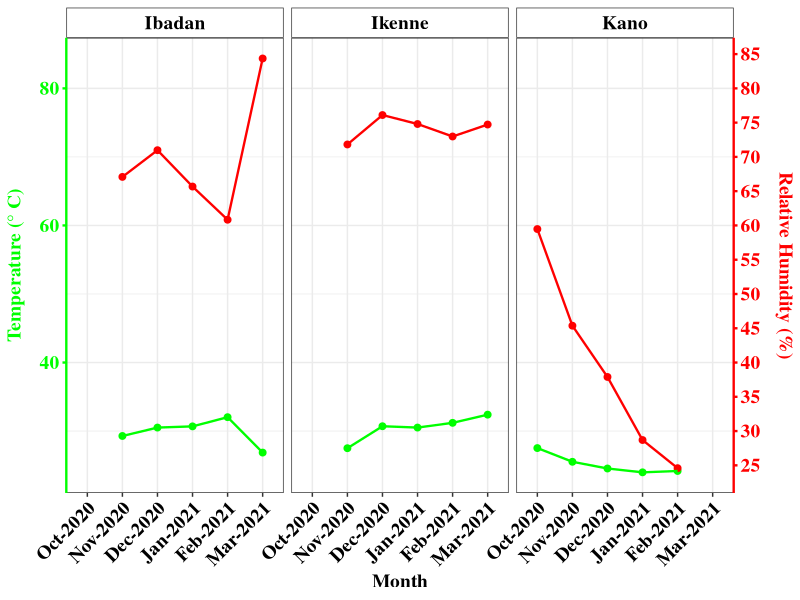
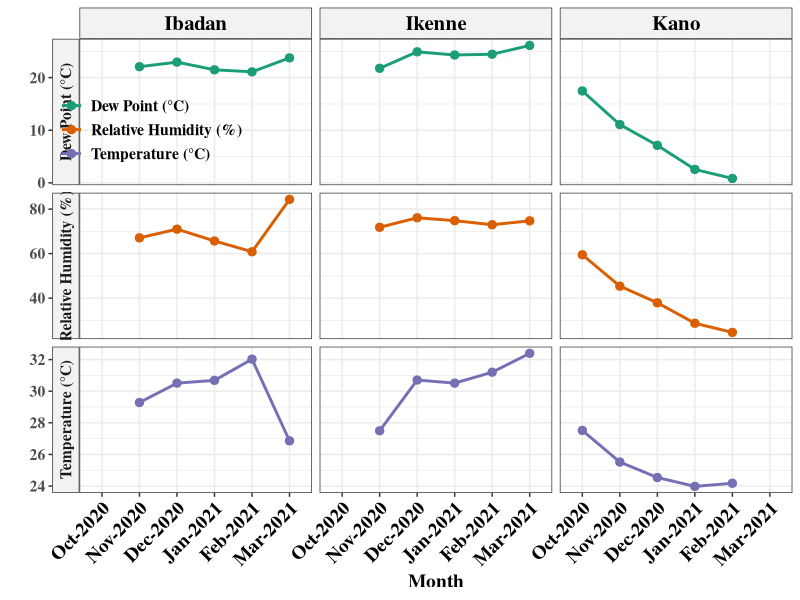
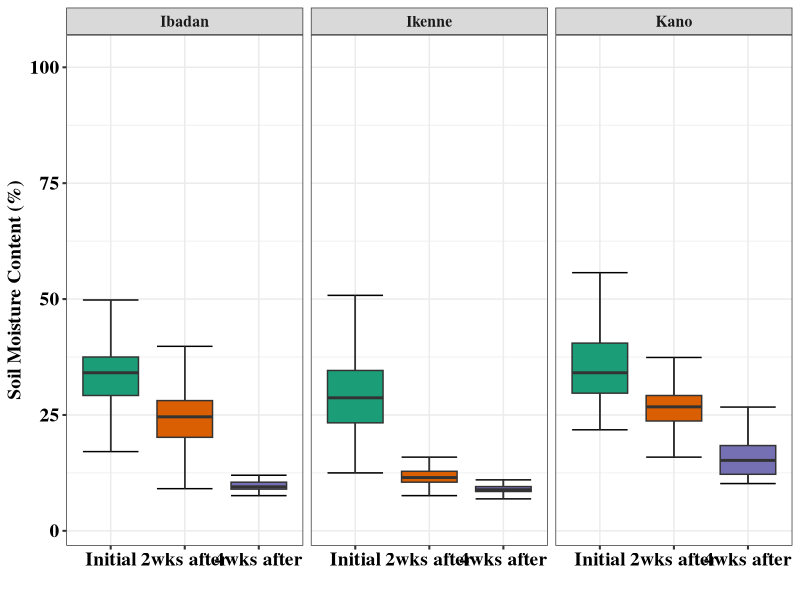
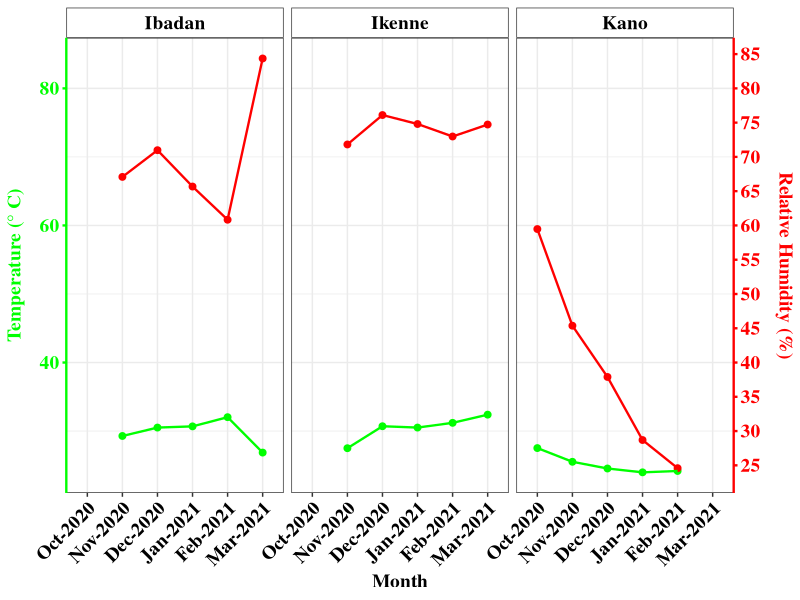
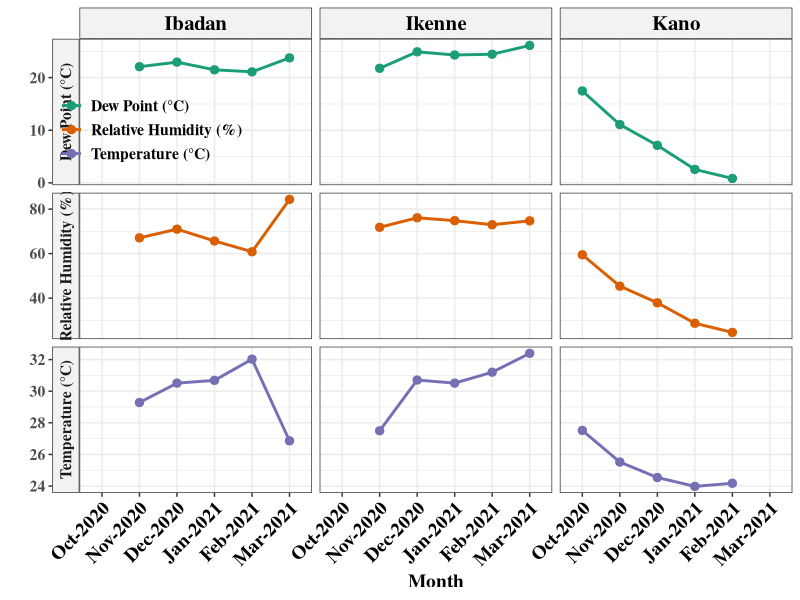
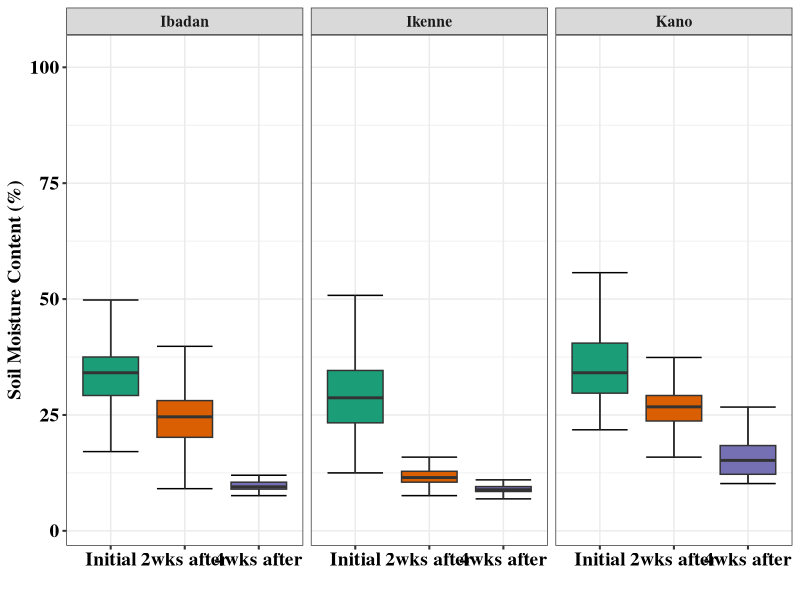

Write the R code that produced these figures, in order.

# Import the Required Packages --------------------------------------------


library(tidyverse)
library(readxl)
library(lubridate)

Temp <- read_excel(path = here::here('Data/Moisture and Temperature Data YR2.xlsx'),sheet = 2)


# Example 1 -------------------------------------------------



Temp |>
  mutate(Month=month(Time,label = TRUE,abbr = TRUE)) |>
  mutate(Month=factor(Month)) |>
  mutate(Year=year(Time)) |>
  unite(col = Month,c('Month','Year'),sep = '-') |>
  mutate(Month=factor(Month,levels = c('Oct-2020','Nov-2020','Dec-2020','Jan-2021','Feb-2021','Mar-2021'))) |>
  drop_na() |>
ggplot(aes(x = Month,y = `Celsius(°C)`,group=2))+
  stat_summary(geom = 'point',fun = mean,size=2,col='green',shape=19)+
  stat_summary(mapping = aes(x = Month,y = `Humidity(%rh)`,group=2),geom = 'point',fun = mean,size=2,col='red',shape=19)+
  stat_summary(mapping = aes(x = Month,y = `Humidity(%rh)`,group=2),geom = 'line',fun = mean,size=0.8,col='red')+
stat_summary(geom = 'line',fun = mean,size=0.8,col='green')+
facet_wrap(~Location,nrow = 1)+
scale_y_continuous(sec.axis = sec_axis(trans = ~.,breaks = seq(0,120,5),labels = seq(0,120,5),name = 'Relative Humidity (%)'))+
theme_bw()+
theme(strip.background = element_rect(fill = 'white',colour = NULL))+
  labs(y='Temperature (\u00B0 C)')+
  theme(axis.title.y.left = element_text(family = 'serif',face = 'bold',colour = 'green',size = 14,margin = margin(t = 0,r = 10,b = 0,l = 0)),axis.title.y.right = element_text(family = 'serif',face = 'bold',colour = 'red',size = 14,margin = margin(t = 0,r = 0,b = 0,l = 10)),axis.line.y.left = element_line(colour = 'green',size=0.8),axis.line.y.right = element_line(colour = 'red',size=0.8),axis.ticks.y.left = element_line(colour = 'green',size = 0.8,linetype = 'solid'),axis.ticks.y.right = element_line(colour = 'red',size = 0.8,linetype = 'solid'),axis.text.y.left = element_text(family = 'serif',face = 'bold',colour = 'green',size = 14),axis.text.y.right = element_text(family = 'serif',face = 'bold',colour = 'red',size = 14),axis.title.x = element_text(family = 'serif',size = 14,face = 'bold',colour = 'black',),axis.text.x = element_text(family = 'serif',size = 14,face = 'bold',colour = 'black',angle = 45,hjust = 1),strip.text.x = element_text(family = 'serif',face = 'bold',colour = 'black',size = 14))



# Save the Plot ----------------------------------------------


ggsave('clim1.png',width = 9,height = 9,dpi = 270,bg = 'white',path = here::here('Plot'))



# Example 2 ---------------------------------------------------------------

Temp |>
  mutate(Month=month(Time,label = TRUE,abbr = TRUE)) |>
  mutate(Year=year(Time)) |>
  unite(col = Month,c('Month','Year'),sep = '-') |>
  mutate(Month=factor(Month,levels = c('Oct-2020','Nov-2020','Dec-2020','Jan-2021','Feb-2021','Mar-2021'))) |>
  rename('Temperature (\u00B0C)'=`Celsius(°C)`) |>
  rename(`Relative Humidity (%)`=`Humidity(%rh)`) |>
  rename('Dew Point (\u00B0C)'=`dew point(°C)`) |>
  pivot_longer(cols = c('Temperature (\u00B0C)',`Relative Humidity (%)`,'Dew Point (\u00B0C)')) |>
  drop_na() |>
  ggplot(aes(x = Month,y = value,group=2,col=name))+
  stat_summary(geom = 'point',fun = mean,size=2.5,shape=19)+
  stat_summary(geom = 'line',fun = mean,size=1)+
  facet_grid(name~Location,scales = 'free_y',switch = 'y',space = 'fixed')+
  theme_bw()+
  theme(legend.title = element_blank(),legend.position = c(0.1,0.8),legend.background = element_blank(),legend.key = element_blank())+
  labs(y='')+
  theme(strip.background = element_rect(fill = 'gray95',colour = NULL),text=element_text(family = 'serif',face = 'bold',colour = 'black',size = 14),axis.text.x = element_text(family = 'serif',face = 'bold',colour = 'black',size = 14,angle = 45,hjust = 1),strip.text.x = element_text(family = 'serif',face = 'bold',colour = 'black',size = 15))+
  scale_color_brewer(palette = 'Dark2')


# Save the Plot -----------------------------------------------


ggsave('clim2.png',width = 11,height = 9,dpi = 270,bg = 'white',path = here::here('Plot'))



# Import the Second Sheet -------------------------------------------------


Soil <- read_excel(path = here::here('Data/Moisture and Temperature Data YR2.xlsx'),sheet = 'Soil moisture Data')


# Data Wrangling ----------------------------------------------------------


Soil |>
  pivot_longer(cols = c(Initial,`2wks after`,`4wks after`),values_to = 'Soil Moisture Content (%)') |>
  mutate(name=factor(name,levels = c('Initial','2wks after','4wks after'))) |>
  ggplot(aes(x = name,y = `Soil Moisture Content (%)`,fill=name))+
  stat_boxplot(geom = 'errorbar')+
geom_boxplot(outlier.shape = NA)+
  scale_fill_brewer(palette = 'Dark2',name='')+
  theme_bw()+guides(fill='none')+
  facet_grid(~Location)+
  theme(text=element_text(family = 'serif',face = 'bold',colour = 'black',size = 14),axis.text.x = element_text(family = 'serif',face = 'bold',colour = 'black',size = 14),axis.text.y = element_text(family = 'serif',face = 'bold',colour = 'black',size = 14),axis.ticks = element_line(size = 0.7,linetype = 'solid'))+
  labs(x='')


# Save the Plot --------------------------------------------------------

ggsave('clim3.png',width = 10,height = 10,dpi = 270,bg = 'white',path = here::here('Plot'))
